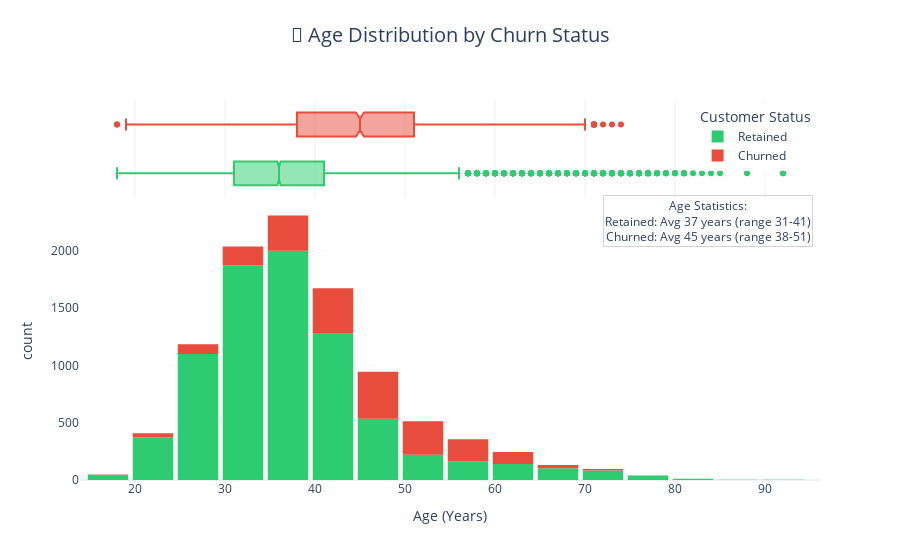

This figure's notebook cell:
### Markdown cell above
## 1.1 🎂 Age Distribution

### Code cell
# 1.1 🎂 Age Distribution Analysis
print("\n🔍 Analyzing Age Distribution by Churn Status...")

# Ensure consistent data types
df['exited'] = df['exited'].astype(int)
df['age'] = df['age'].astype(int)

# Create the visualization with counts instead of percentages
fig = px.histogram(
    df,
    x='age',
    color='exited',
    marginal='box',
    nbins=25,
    # Removed histnorm='percent' to show counts
    title='🎂 Age Distribution by Churn Status',
    labels={
        'exited': 'Customer Status',
        'age': 'Age (Years)',
        'count': 'Number of Customers'
    },
    category_orders={'exited': [0, 1]},
    color_discrete_map={
        0: '#2ecc71',  # Green for Retained
        1: '#e74c3c'   # Red for Churned
    }
)

# Update layout
fig.update_layout(
    title={
        'y': 0.95,
        'x': 0.5,
        'xanchor': 'center',
        'yanchor': 'top',
        'font': dict(size=20)
    },
    legend_title_text='Customer Status',
    legend=dict(
        yanchor="top",
        y=0.99,
        xanchor="right",
        x=0.99
    ),
    bargap=0.1,
    plot_bgcolor='white',
    yaxis_gridcolor='lightgrey',
    yaxis_gridwidth=0.1
)

# Calculate more intuitive statistics
retained_stats = df[df['exited'] == 0]['age'].describe()
churned_stats = df[df['exited'] == 1]['age'].describe()

# Add annotation with clearer statistics
fig.add_annotation(
    text=(f"Age Statistics:<br>"
          f"Retained: Avg {retained_stats['mean']:.0f} years (range {retained_stats['25%']:.0f}-{retained_stats['75%']:.0f})<br>"
          f"Churned: Avg {churned_stats['mean']:.0f} years (range {churned_stats['25%']:.0f}-{churned_stats['75%']:.0f})"),
    xref="paper",
    yref="paper",
    x=0.99,
    y=0.75,
    xanchor='right',
    yanchor='top',
    showarrow=False,
    bgcolor='rgba(255,255,255,0.8)',
    bordercolor='lightgrey',
    borderwidth=1,
    font=dict(size=12)
)

# Update hover template
fig.update_traces(
    hovertemplate="Age: %{x:.0f} years<br>Count: %{y:.0f} customers<extra></extra>"
)

# Update legend names
fig.for_each_trace(lambda t: t.update(name='Retained') if t.name == '0' else t.update(name='Churned') if t.name == '1' else None)

# Hide box plot traces from legend
fig.for_each_trace(lambda t: t.update(showlegend=False) if t.name in ['box', 'mean'] else None)

fig.show()

### Figure 1 — Plotly figure (JSON) as saved in the notebook; plotly's stock layout.template omitted (floating-point values rounded to 4 significant figures; data arrays with more than 128 entries replaced by an {"elided": "..."} marker saying what was removed)
{"data": [{"alignmentgroup": "True", "bingroup": "x", "hovertemplate": "Age: %{x:.0f} years<br>Count: %{y:.0f} customers<extra></extra>", "legendgroup": "0", "marker": {"color": "#2ecc71", "pattern": {"shape": ""}}, "name": "Retained", "nbinsx": 25, "offsetgroup": "0", "orientation": "v", "showlegend": true, "type": "histogram", "x": {"elided": "7963 int values"}, "xaxis": "x", "yaxis": "y"}, {"alignmentgroup": "True", "hovertemplate": "Age: %{x:.0f} years<br>Count: %{y:.0f} customers<extra></extra>", "legendgroup": "0", "marker": {"color": "#2ecc71"}, "name": "Retained", "notched": true, "offsetgroup": "0", "showlegend": false, "type": "box", "x": {"elided": "7963 int values"}, "xaxis": "x2", "yaxis": "y2"}, {"alignmentgroup": "True", "bingroup": "x", "hovertemplate": "Age: %{x:.0f} years<br>Count: %{y:.0f} customers<extra></extra>", "legendgroup": "1", "marker": {"color": "#e74c3c", "pattern": {"shape": ""}}, "name": "Churned", "nbinsx": 25, "offsetgroup": "1", "orientation": "v", "showlegend": true, "type": "histogram", "x": {"elided": "2037 int values"}, "xaxis": "x", "yaxis": "y"}, {"alignmentgroup": "True", "hovertemplate": "Age: %{x:.0f} years<br>Count: %{y:.0f} customers<extra></extra>", "legendgroup": "1", "marker": {"color": "#e74c3c"}, "name": "Churned", "notched": true, "offsetgroup": "1", "showlegend": false, "type": "box", "x": {"elided": "2037 int values"}, "xaxis": "x2", "yaxis": "y2"}], "layout": {"annotations": [{"bgcolor": "rgba(255,255,255,0.8)", "bordercolor": "lightgrey", "borderwidth": 1, "font": {"size": 12}, "showarrow": false, "text": "Age Statistics:<br>Retained: Avg 37 years (range 31-41)<br>Churned: Avg 45 years (range 38-51)", "x": 0.99, "xanchor": "right", "xref": "paper", "y": 0.75, "yanchor": "top", "yref": "paper"}], "bargap": 0.1, "barmode": "relative", "legend": {"title": {"text": "Customer Status"}, "tracegroupgap": 0, "x": 0.99, "xanchor": "right", "y": 0.99, "yanchor": "top"}, "plot_bgcolor": "white", "title": {"font": {"size": 20}, "text": "🎂 Age Distribution by Churn Status", "x": 0.5, "xanchor": "center", "y": 0.95, "yanchor": "top"}, "xaxis": {"anchor": "y", "domain": [0, 1], "title": {"text": "Age (Years)"}}, "xaxis2": {"anchor": "y2", "domain": [0, 1], "matches": "x", "showgrid": true, "showticklabels": false}, "yaxis": {"anchor": "x", "domain": [0, 0.7326], "gridcolor": "lightgrey", "gridwidth": 0.1, "title": {"text": "count"}}, "yaxis2": {"anchor": "x2", "domain": [0.7426, 1], "matches": "y2", "showgrid": false, "showline": false, "showticklabels": false, "ticks": ""}}}
